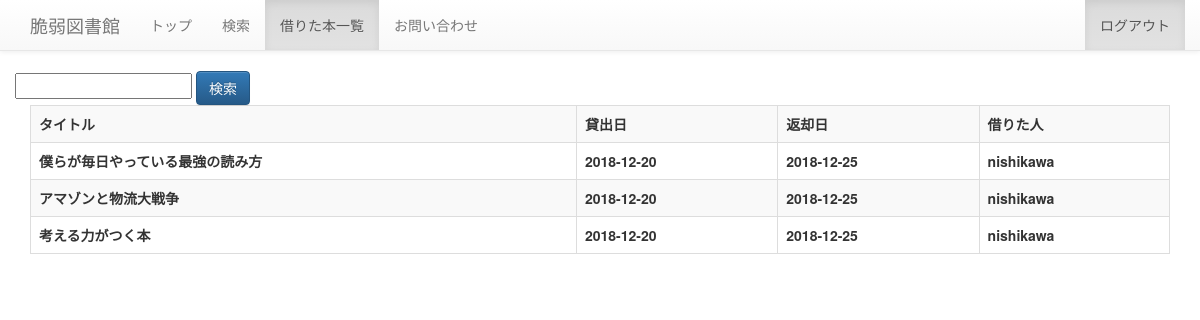
Page /rent.php (signed in) on the committed database.
### tables this page shows
CREATE TABLE `reserves` (
  `id` int(11) NOT NULL,
  `user_id` int(11) NOT NULL,
  `book_id` int(11) NOT NULL,
  `reserved` date NOT NULL,
  `returned` date DEFAULT NULL,
  `del_flg` tinyint(4) DEFAULT NULL,
  `created` datetime DEFAULT NULL,
  `modified` datetime DEFAULT NULL
);

CREATE TABLE `books` (
  `id` int(11) NOT NULL,
  `name` varchar(255) NOT NULL,
  `publisher` varchar(255) NOT NULL,
  `author` varchar(255) NOT NULL,
  `published` date NOT NULL,
  `del_flg` tinyint(4) DEFAULT NULL,
  `created` datetime DEFAULT NULL,
  `modified` datetime DEFAULT NULL
);

CREATE TABLE `users` (
  `id` int(11) NOT NULL,
  `login_id` varchar(255) NOT NULL,
  `passwd` varchar(255) NOT NULL,
  `name` varchar(255) NOT NULL,
  `is_admin` tinyint(4) DEFAULT NULL,
  `del_flg` tinyint(4) DEFAULT NULL,
  `created` datetime DEFAULT NULL,
  `modified` datetime DEFAULT NULL
);

### public/rent.php (the view, shortened to what this page needs)
<?php
$isLogged = true;
$link = mysqli_connect(DB_ADDR, DB_USER, DB_PASS);
mysqli_set_charset($link, 'utf8');
$selectWord = '';
$word = '';
$sql =  "SELECT b.name,r.reserved,r.returned,u.name as user_name FROM books AS b ".
        "LEFT JOIN reserves AS r ON b.id=r.id ".
        "LEFT JOIN users AS u ON u.id=r.user_id ".
        "WHERE b.del_flg IS NULL AND r.del_flg IS NULL AND u.del_flg IS NULL AND ".
        "r.user_id='".$_SESSION['user']['id']."' {$selectWord} ".
        "ORDER BY reserved DESC";
$result = mysqli_query($link, $sql);
$datas = [];
while ($tmp = mysqli_fetch_assoc($result)) {
    if (!empty($tmp['name'])) {
        $datas[] = $tmp;
    }
}
?>
<!DOCTYPE html>
<html lang="ja">
<head>
    <link rel="stylesheet" href="https://maxcdn.bootstrapcdn.com/bootstrap/3.3.7/css/bootstrap.min.css">
    <link rel="stylesheet" href="https://maxcdn.bootstrapcdn.com/bootstrap/3.3.7/css/bootstrap-theme.min.css">
</head>
<body>
    <nav class="navbar navbar-default navbar-static-top">
        <div class="container">
            <div class="navbar-header">
                <a class="navbar-brand" href="#">脆弱図書館</a>
            </div>
            <div id="navbar" class="navbar-collapse collapse">
                <ul class="nav navbar-nav">
                    <li><a href="./">トップ</a></li>
                    <li><a href="search.php">検索</a></li>
                    <?php if ($isLogged):?>
                    <li class="active"><a href="rent.php">借りた本一覧</a></li>
                    <?php endif;?>
                    <li><a href="contact.php">お問い合わせ</a></li>
                </ul>
                <ul class="nav navbar-nav navbar-right">
                    <?php if ($isLogged):?>
                        <li class="active"><a href="logout.php">ログアウト <span class="sr-only">(current)</span></a></li>
                        <?php else:?>
                        <li><a href="login.php">ログイン</a></li>
                    <?php endif;?>
                </ul>
            </div>
        </div>
    </nav>
    <div class="container">
        <div class="row">
            <form name="searchForm" id="searchFrom" method="get" action="" class="form-inner">
                <input type="text" name="word" value="<?php echo $word;?>" class="" />
                <input type="submit" value="検索" class="btn btn-primary" />
            </form>
        </div>
        <table class="table table-striped table-bordered">
            <tr>
                <th>タイトル</th>
                <th>貸出日</th>
                <th>返却日</th>
                <th>借りた人</th>
            </tr>
            <?php foreach ($datas as $data) :?>
            <tr>
                <th><?php echo $data['name'];?></th>
                <th><?php echo $data['reserved'];?></th>
                <th><?php echo $data['returned'];?></th>
                <th><?php echo $data['user_name'];?></th>
            </tr>
            <?php endforeach;?>
        </table>
    </div>
</body>
</html>

### rows in the picture
reserves: book.name "僕らが毎日やっている最強の読み方", reserved "2018-12-20", returned "2018-12-25", user.name "nishikawa"
reserves: book.name "アマゾンと物流大戦争", reserved "2018-12-20", returned "2018-12-25", user.name "nishikawa"
reserves: book.name "考える力がつく本", reserved "2018-12-20", returned "2018-12-25", user.name "nishikawa"
